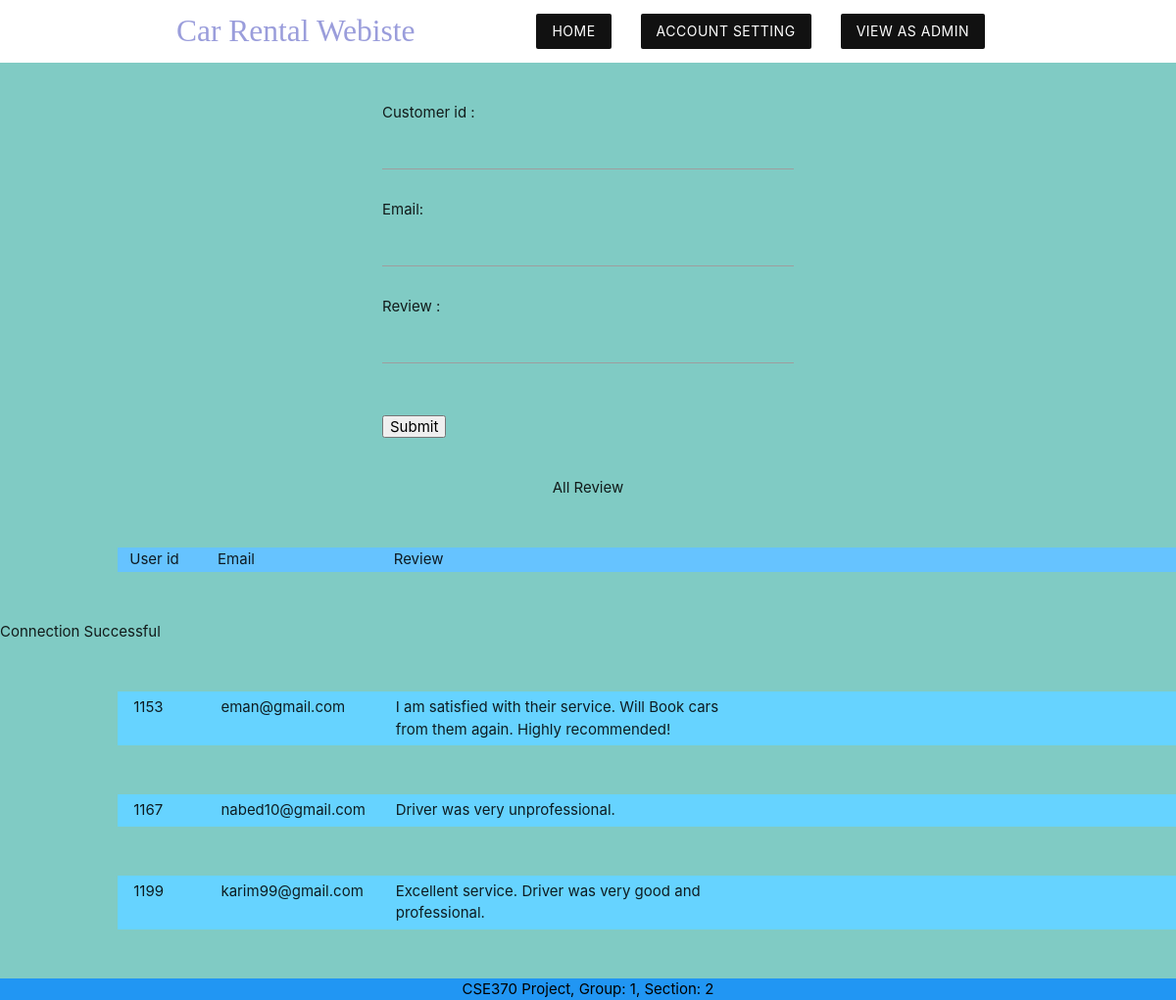
The page /CustomerReview.php on the database its author committed.
### tables this page shows
CREATE TABLE `customer_reviews` (
  `user_id` int(11) NOT NULL,
  `user_email` varchar(100) NOT NULL,
  `review` mediumtext NOT NULL,
  `review_date` timestamp NOT NULL DEFAULT current_timestamp() ON UPDATE current_timestamp(),
  `Approval_status` tinyint(1) DEFAULT NULL
);

### CustomerReview.php (the view, shortened to what this page needs)
<html>
<head>
        <link rel="stylesheet" href="https://cdnjs.cloudflare.com/ajax/libs/materialize/1.0.0/css/materialize.min.css">
    </head>
    <body class="teal lighten-3">
	  <section id="Menu Bar">
        <nav class="white z-depth-0">
            <div class="container">
               <a href="index.php" class="brand-logo brand-text" style="font-family: Dancing-Script !important;">Car Rental Webiste</a>
                <ul id="nav-mobile" class="class right hide-on-small-and-down">
                    <li><a href="index.php" class="btn brand z-depth-0">HOME</a></li>
                    <li><a href="CustomerDash.php" class="btn brand z-depth-0">Account Setting</a></li>
                    <li><a href="ApproveReview.php" class="btn brand z-depth-0">View as Admin</a></li>
                </ul>
            </div>
        </nav>
       </section>
       <section id="Share your Experience">
	  <form action="add_review.php" class="form_design" method="post">
         Customer id : <input type="text" name="id"> <br/> <br/>
         Email: <input type="text" name="Email"> <br/> <br/>
         Review : <input type="text" name="Review"> <br/> <br/> <br/>
         <input type="submit" value="Submit"/>
	  </form>
	        </section>
 <section id="Show Review">
   <div class="center title"> All Review </div>
    <div style="margin-left:10%; ,margin-right:10%; margin-top:50px; margin-bottom:50px;text-align:left;background:#66c3ff;">
       <div class="row" style="padding:1px;">
          <div class="col s1 md3">   User id </div>
          <div class="col s2 md3">   Email </div>
           <div class="col s4 md3">   Review</div>
        </div>
   </div>
<?php
require_once("DBconnect.php");
  $sql = "SELECT user_id, user_email, review FROM customer_reviews Where Approval_status='1'";
  $result = mysqli_query($conn, $sql);
if(mysqli_num_rows($result) != 0 ) {
while($row = mysqli_fetch_array($result)) {
 ?>
       <div style="margin-left:10%; ,margin-right:10%; margin-top:50px; margin-bottom:50px;text-align:centre;background:#66d3ff;">
       <div class="row" style="padding:5px;">
         <div class="col s1 md3"> <?php echo $row[0]; ?> </div>
          <div class="col s2 md3"> <?php echo $row[1]; ?> </div>
          <div class="col s4 md3"> <?php echo $row[2]; ?> </div>
        </div>
		</div>
		<?php
       }
     }
  ?>
</section>
</body>
<section id="Footer">
<footer class="centre blue panel">
    <div class="center black-text">CSE370 Project, Group: 1, Section: 2</div>
</footer>
</section>
</html>

### DBconnect.php (shortened to what this page needs)
<?php
$servername = "localhost";
$username = "root";
$password = "";
 $conn = new mysqli ($servername, $username, $password);
if($conn->connect_error) {
      die("Connection failed: " . $conn->connect_error);
	 }
else{
     echo "Connection Successful";
    }
?>

### CustomerReview.php (style rules this page uses)
.brand { background: #111111 !important; }
.brand-text { color: #9a9ddb !important; }
form { background-color: teal-lighten-3; max-width: 460px; margin: 20px auto; padding: 20px; }

### rows shown on the page
customer_reviews: user_id "1153", user_email "eman@gmail.com", review "I am satisfied with their service. Will Book cars from them again. Highly recommended!"
customer_reviews: user_id "1167", user_email "nabed10@gmail.com", review "Driver was very unprofessional."
customer_reviews: user_id "1199", user_email "karim99@gmail.com", review "Excellent service. Driver was very good and professional."
